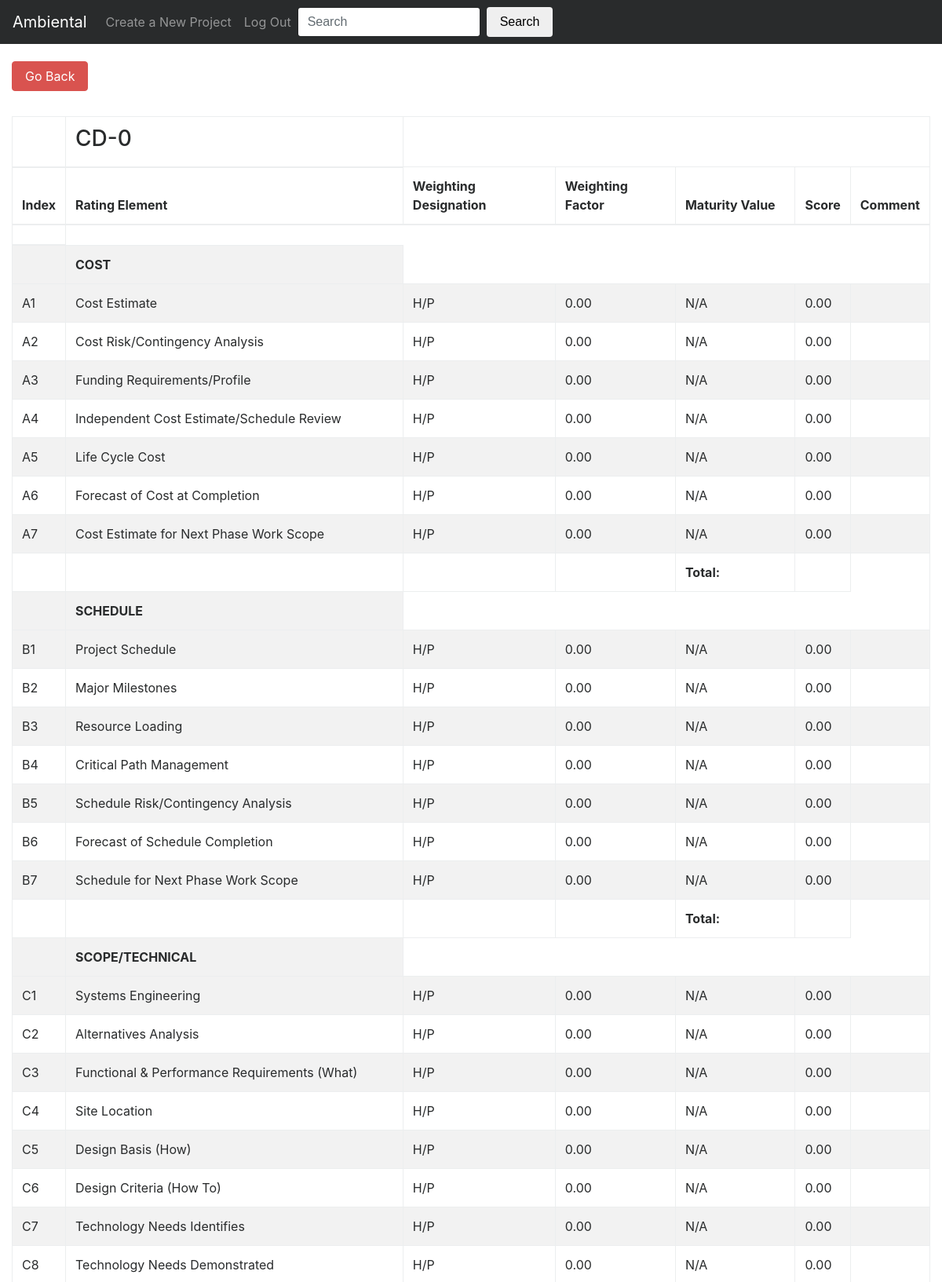
The app's page /ambiental/project/testy/final-report (signed in, upper part) with its own data.
### ambiental/models.py (models this page shows, shortened)
class RatingElement(models.Model):
    cd = models.ForeignKey(CD, on_delete=models.CASCADE)
    group = models.CharField(max_length=50, blank=True)  # Group Name example Cost
    index = models.CharField(max_length=4, blank=True)  # Index of the group 'A1'
    name = models.CharField(max_length=100, blank=True)  # Rating Element name
    wd = models.CharField(max_length=100, default='H/P', blank=True)   # Weighting Designation
    wf = models.DecimalField(max_digits=4, decimal_places=2, blank=True, default=0)    # Weighting Factor
    mv = models.CharField(max_length=1, default='N/A', choices=MV, blank=True) # Maturity Value
    score = models.DecimalField(max_digits=4, decimal_places=2, blank=True, default=0) # Target Score
    comment = models.CharField(max_length=300, blank=True)
    slug = models.SlugField()

### ambiental/views.py (the view)
# urls.py: url(r'^project/(?P<slug>[-\w]+)/final-report$', FinalReportDetailView.as_view(), name='final-report'),
class FinalReportDetailView(LoginRequiredMixin, DetailView):
    login_url = reverse_lazy('login')
    redirect_field_name = 'redirect_to'
    model = Project
    template_name = 'ambiental/final_report_detail.html'
    def get_context_data(self, **kwargs):
        b = ['a', 'b', 'c', 'd']
        i = 0
        context = {}
        total = 0
        context['project'] = super(FinalReportDetailView, self).get_context_data(**kwargs)
        context['cd'] = CD.objects.filter(project=context['project']['object'])
        for critical in context['cd']:
            context['rea' + b[i]] = RatingElement.objects.filter(cd_id=critical.id, group='COST')
            context['reb' + b[i]] = RatingElement.objects.filter(cd_id=critical.id, group='SCHEDULE')
            context['rec' + b[i]] = RatingElement.objects.filter(cd_id=critical.id, group='SCOPE/TECHNICAL')
            context['red' + b[i]] = RatingElement.objects.filter(cd_id=critical.id, group='MANAGEMENT PLANNING AND CONTROL')
            context['ree' + b[i]] = RatingElement.objects.filter(cd_id=critical.id, group='EXTERNAL FACTORS')
            i = i + 1
        return context

### templates/ambiental/final_report_detail.html (shortened to what this page needs)
{% extends 'ambiental/base.html' %}
{% load staticfiles %}
{% block content_block %}
  <div class="container-fluid">
    <h1><a class="btn btn-danger " href="{% url 'project' project.object.slug %}">Go Back</a></h1>
    <br>
    <table class="table table-striped table-bordered">
      <thead>
        <tr><th></th><th><h3>CD-0</h3></th></tr>
        <tr>
          <th>Index</th>
          <th>Rating Element</th>
          <th>Weighting Designation</th>
          <th>Weighting Factor</th>
          <th>Maturity Value</th>
          <th>Score</th>
          <th>Comment</th>
        </tr>
        <tr>
          <th>{{ ratingElement.group }}</th>
        </tr>
      </thead>
      <tbody>
        <tr><td></td><td><strong>COST</strong></td><tr>
        {% for ratingElement in reaa %}
        <tr>
          <td>{{ ratingElement.index }}</td>
          <td>{{ ratingElement.name }}</td>
          <td>{{ ratingElement.wd }}</td>
          <td>{{ ratingElement.wf }}</td>
          <td>{{ ratingElement.mv }}</td>
          <td>{{ ratingElement.score }}</td>
          <td>{{ ratingElement.comment }}</td>
        </tr>
        {% endfor %}
        <tr>
          <td></td>
          <td></td>
          <td></td>
          <td></td>
          <td><strong>Total:</strong></td>
          <td><strong>{{ cd.object.score_a }}</strong></td>
        </tr>
        <tr><td></td><td><strong>SCHEDULE</strong></td><tr>
        {% for ratingElement in reba%}
        <tr>
          <td>{{ ratingElement.index }}</td>
          <td>{{ ratingElement.name }}</td>
          <td>{{ ratingElement.wd }}</td>
          <td>{{ ratingElement.wf }}</td>
          <td>{{ ratingElement.mv }}</td>
          <td>{{ ratingElement.score }}</td>
          <td>{{ ratingElement.comment }}</td>
        </tr>
        {% endfor %}
        <tr>
          <td></td>
          <td></td>
          <td></td>
          <td></td>
          <td><strong>Total:</strong></td>
          <td><strong>{{ cd.object.score_b }}</strong></td>
        </tr>
        <tr><td></td><td><strong>SCOPE/TECHNICAL</strong></td><tr>
        {% for ratingElement in reca %}
        <tr>
          <td>{{ ratingElement.index }}</td>
          <td>{{ ratingElement.name }}</td>
          <td>{{ ratingElement.wd }}</td>
          <td>{{ ratingElement.wf }}</td>
          <td>{{ ratingElement.mv }}</td>
          <td>{{ ratingElement.score }}</td>
          <td>{{ ratingElement.comment }}</td>
        </tr>
        {% endfor %}
      </tbody>
    </table>
  </div>
{% endblock content_block %}

### records on screen
RatingElement: index "A1", name "Cost Estimate", wd "H/P", wf "0.00", mv "N/A", score "0.00"
RatingElement: index "A2", name "Cost Risk/Contingency Analysis", wd "H/P", wf "0.00", mv "N/A", score "0.00"
RatingElement: index "A3", name "Funding Requirements/Profile", wd "H/P", wf "0.00", mv "N/A", score "0.00"
RatingElement: index "A4", name "Independent Cost Estimate/Schedule Review", wd "H/P", wf "0.00", mv "N/A", score "0.00"
RatingElement: index "A5", name "Life Cycle Cost", wd "H/P", wf "0.00", mv "N/A", score "0.00"
RatingElement: index "A6", name "Forecast of Cost at Completion", wd "H/P", wf "0.00", mv "N/A", score "0.00"
RatingElement: index "A7", name "Cost Estimate for Next Phase Work Scope", wd "H/P", wf "0.00", mv "N/A", score "0.00"
RatingElement: index "B1", name "Project Schedule", wd "H/P", wf "0.00", mv "N/A", score "0.00"
RatingElement: index "B2", name "Major Milestones", wd "H/P", wf "0.00", mv "N/A", score "0.00"
RatingElement: index "B3", name "Resource Loading", wd "H/P", wf "0.00", mv "N/A", score "0.00"
RatingElement: index "B4", name "Critical Path Management", wd "H/P", wf "0.00", mv "N/A", score "0.00"
RatingElement: index "B5", name "Schedule Risk/Contingency Analysis", wd "H/P", wf "0.00", mv "N/A", score "0.00"
RatingElement: index "B6", name "Forecast of Schedule Completion", wd "H/P", wf "0.00", mv "N/A", score "0.00"
RatingElement: index "B7", name "Schedule for Next Phase Work Scope", wd "H/P", wf "0.00", mv "N/A", score "0.00"
RatingElement: index "C1", name "Systems Engineering", wd "H/P", wf "0.00", mv "N/A", score "0.00"
RatingElement: index "C2", name "Alternatives Analysis", wd "H/P", wf "0.00", mv "N/A", score "0.00"
RatingElement: index "C3", name "Functional & Performance Requirements (What)", wd "H/P", wf "0.00", mv "N/A", score "0.00"
RatingElement: index "C4", name "Site Location", wd "H/P", wf "0.00", mv "N/A", score "0.00"
RatingElement: index "C5", name "Design Basis (How)", wd "H/P", wf "0.00", mv "N/A", score "0.00"
RatingElement: index "C6", name "Design Criteria (How To)", wd "H/P", wf "0.00", mv "N/A", score "0.00"
RatingElement: index "C7", name "Technology Needs Identifies", wd "H/P", wf "0.00", mv "N/A", score "0.00"
RatingElement: index "C8", name "Technology Needs Demonstrated", wd "H/P", wf "0.00", mv "N/A", score "0.00"
